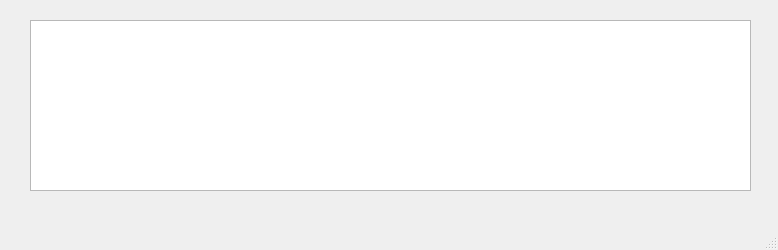
<?xml version="1.0" encoding="UTF-8"?>
<ui version="4.0">
 <class>MainWindow</class>
 <widget class="QMainWindow" name="MainWindow">
  <property name="geometry">
   <rect>
    <x>0</x>
    <y>0</y>
    <width>778</width>
    <height>250</height>
   </rect>
  </property>
  <property name="windowTitle">
   <string>MainWindow</string>
  </property>
  <widget class="QWidget" name="centralwidget">
   <widget class="QTextEdit" name="textEdit">
    <property name="geometry">
     <rect>
      <x>30</x>
      <y>20</y>
      <width>721</width>
      <height>171</height>
     </rect>
    </property>
   </widget>
  </widget>
  <widget class="QMenuBar" name="menubar">
   <property name="geometry">
    <rect>
     <x>0</x>
     <y>0</y>
     <width>778</width>
     <height>26</height>
    </rect>
   </property>
  </widget>
  <widget class="QStatusBar" name="statusbar"/>
 </widget>
 <resources/>
 <connections/>
</ui>
